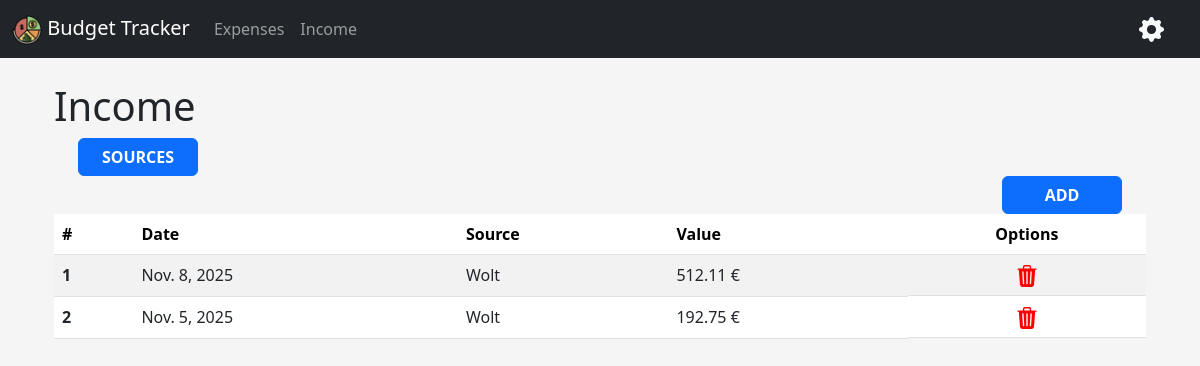
The app's page /income/ with its own data.
### budget/models.py (models this page shows, shortened)
class IncomeRecord(models.Model):
    date = models.DateField()
    source = models.ForeignKey(
        IncomeSource,
        related_name="income_records",
        on_delete=models.SET_NULL,
        null=True
    )
    description = models.TextField(
        max_length=100,
        blank=True
    )
    value = models.DecimalField(
        decimal_places=2,
        max_digits=7
    )
    currency = models.CharField(
        max_length=3,
        default="eur",
        blank=True
    )
    class Meta:
        verbose_name_plural = "Income Records"

class IncomeSource(models.Model):
    name = models.CharField(max_length=30)
    def __str__(self):
        return f"{self.name}"
    class Meta:
        verbose_name_plural = "Income Sources"

### budget/views.py (the view)
# urls.py: path("income/", views.IncomeListView.as_view(), name="income-list"),
class IncomeListView(ListView):
    template_name = "budget/income_list.html"
    model = IncomeRecord
    context_object_name = "records"

### budget/templates/budget/income_list.html (shortened to what this page needs)
{% extends "layout.html" %}
{% load static %}
{% block head %}
    <link rel="stylesheet" href="{% static 'css/income_list.css' %}">
{% endblock head %}
{% block content %}
    <div class="container text-md-start text-center">
        <h1>Income</h1>
    </div>
    <div class="container mt-2">
        <div class="container">
            <div class="container d-flex justify-content-start">
                <a href="{% url 'budget:income-source-list' %}" class="btn btn-primary add-btn fw-bold">SOURCES</a>
            </div>
            <div class="container d-flex justify-content-end">
                <a href="{% url 'budget:income-add' %}" class="btn btn-primary add-btn fw-bold">ADD</a>
            </div>
        </div>
        <table class="table table-striped table-hover">
            <thead>
                <tr>
                    <th scope="col">#</th>
                    <th scope="col">Date</th>
                    <th scope="col">Source</th>
                    <th scope="col">Value</th>
                    <th scope="col" class="text-center">Options</th>
                </tr>
            </thead>
            <tbody>
                {% for record in records %}
                    <tr>
                        <th scope="row">
                            <a href="{% url 'budget:income-update' record.pk %}" class="d-block text-decoration-none text-dark">{{ forloop.counter }}</a>
                        </th>
                        <td>
                            <a href="{% url 'budget:income-update' record.pk %}" class="d-block text-decoration-none text-dark">{{ record.date }}</a>
                        </td>
                        <td>
                            <a href="{% url 'budget:income-update' record.pk %}" class="d-block text-decoration-none text-dark">{{ record.source }}</a>
                        </td>
                        <td>
                            <a href="{% url 'budget:income-update' record.pk %}" class="d-block text-decoration-none text-dark">
                                {{ record.value }}
                                {% if record.currency == "eur" %}
                                    <span> €</span>
                                {% else %}
                                    <span> {{ record.currency }}</span>
                                {% endif %}
                            </a>
                        </td>
                        <td class="d-flex align-center justify-content-center">
                            <a href="{% url 'budget:income-delete' record.pk %}">
                            </a>
                        </td>
                    </tr>
                {% endfor %}
            </tbody>
        </table>
    </div>
{% endblock content %}

### budget/static/css/income_list.css (style rules this page uses)
.add-btn { width: 120px; }

### templates/layout.html (style rules this page uses)
body { background-color: whitesmoke; !important }

### records on screen
IncomeRecord: date "Nov. 8, 2025", source "Wolt", value "512.11"
IncomeRecord: date "Nov. 5, 2025", source "Wolt", value "192.75"
